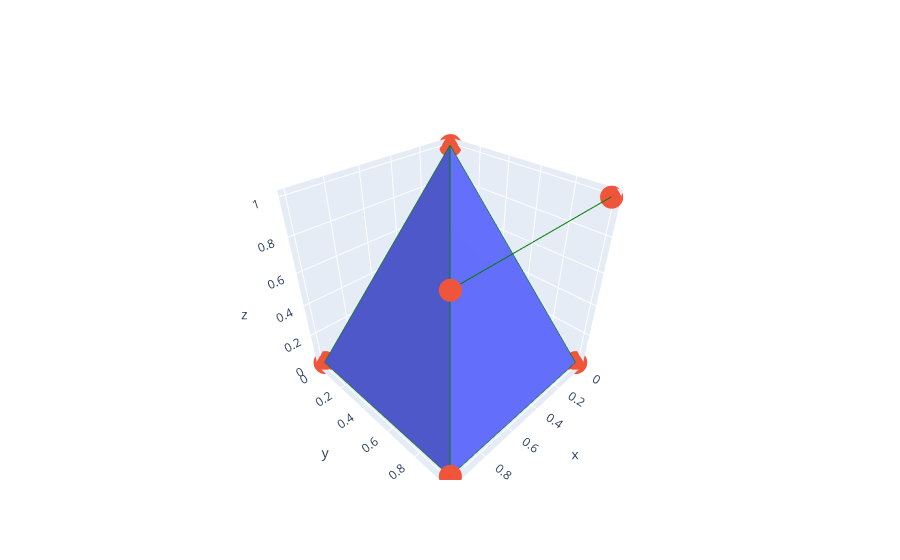

The notebook cell saved with this chart:
### Code cell
# Coordinates of the points
points=np.array([[0,0,0],[1,0,0],[0,1,0],[0,0,1],[1,1,1],[1,1,0],[0,1,1]])
# Build the simplicial complex with a tetrahedon, an edge and an isolated vertex
cplx=gd.SimplexTree()
cplx.insert([1,2,3,5])
cplx.insert([4,6])
cplx.insert([0])
# List of triangles (point indices)
triangles = np.array([s[0] for s in cplx.get_skeleton(2) if len(s[0])==3])
# List of edges (point coordinates)
edges = []
for s in cplx.get_skeleton(1):
    e = s[0]
    if len(e) == 2:
        edges.append(points[[e[0],e[1]]])

## With plotly
# Plot triangles
f2 = go.Mesh3d(
        x=points[:,0],
        y=points[:,1],
        z=points[:,2],
        i = triangles[:,0],
        j = triangles[:,1],
        k = triangles[:,2],
    )
# Plot points
f0 = go.Scatter3d(x=points[:,0], y=points[:,1], z=points[:,2], mode="markers")
data = [f2, f0]
# Plot edges
for pts in edges:
    seg = go.Scatter3d(x=pts[:,0],y=pts[:,1],z=pts[:,2],mode="lines",line=dict(color='green'))
    data.append(seg)
fig = go.Figure(data=data,layout=dict(showlegend=False))
# By default plotly would give each edge its own color and legend, that's too much
fig.show()

### Figure 1 — Plotly figure (JSON) as saved in the notebook; plotly's stock layout.template omitted (floating-point values rounded to 4 significant figures)
{"data": [{"i": [1, 1, 1, 2], "j": [2, 2, 3, 3], "k": [3, 5, 5, 5], "type": "mesh3d", "x": [0, 1, 0, 0, 1, 1, 0], "y": [0, 0, 1, 0, 1, 1, 1], "z": [0, 0, 0, 1, 1, 0, 1]}, {"mode": "markers", "type": "scatter3d", "x": [0, 1, 0, 0, 1, 1, 0], "y": [0, 0, 1, 0, 1, 1, 1], "z": [0, 0, 0, 1, 1, 0, 1]}, {"line": {"color": "green"}, "mode": "lines", "type": "scatter3d", "x": [1, 0], "y": [0, 1], "z": [0, 0]}, {"line": {"color": "green"}, "mode": "lines", "type": "scatter3d", "x": [1, 0], "y": [0, 0], "z": [0, 1]}, {"line": {"color": "green"}, "mode": "lines", "type": "scatter3d", "x": [1, 1], "y": [0, 1], "z": [0, 0]}, {"line": {"color": "green"}, "mode": "lines", "type": "scatter3d", "x": [0, 0], "y": [1, 0], "z": [0, 1]}, {"line": {"color": "green"}, "mode": "lines", "type": "scatter3d", "x": [0, 1], "y": [1, 1], "z": [0, 0]}, {"line": {"color": "green"}, "mode": "lines", "type": "scatter3d", "x": [0, 1], "y": [0, 1], "z": [1, 0]}, {"line": {"color": "green"}, "mode": "lines", "type": "scatter3d", "x": [1, 0], "y": [1, 1], "z": [1, 1]}], "layout": {"showlegend": false}}
